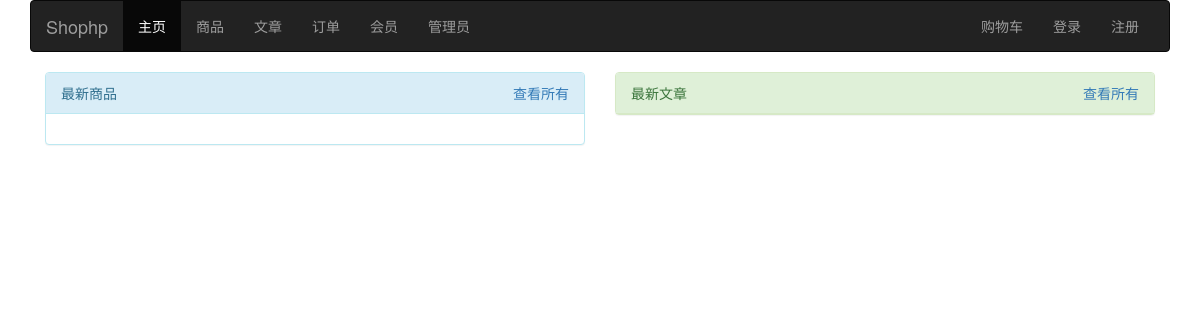
/, run on an earlier commit of the app's database.
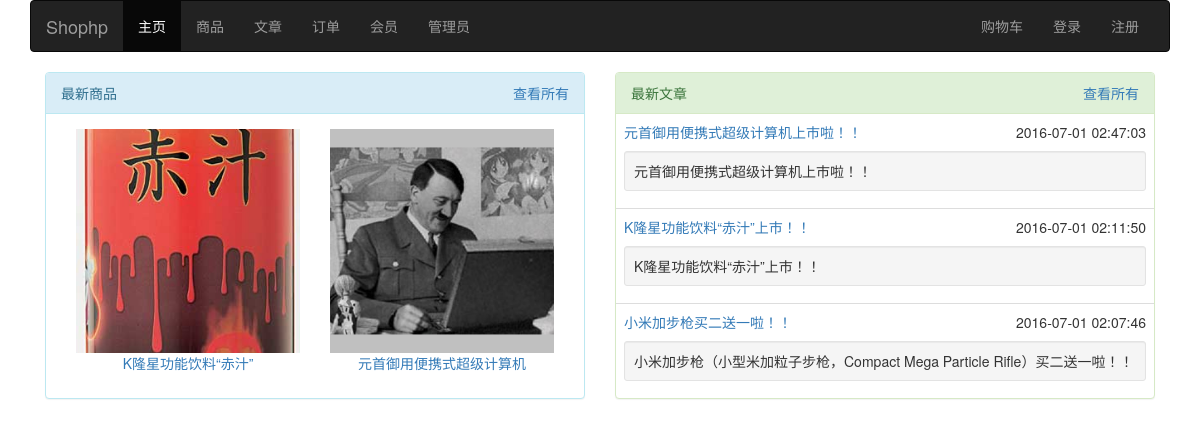
And on a later commit of the database.
### tables this page shows
CREATE TABLE `goods` (
  `id` int(11) NOT NULL COMMENT '商品编号',
  `cid` int(11) NOT NULL COMMENT '类别编号',
  `name` varchar(100) NOT NULL COMMENT '商品名称',
  `spec` varchar(300) NOT NULL COMMENT '规格',
  `img` varchar(300) NOT NULL COMMENT '图片',
  `intro` text NOT NULL COMMENT '介绍',
  `brand` varchar(50) NOT NULL COMMENT '品牌',
  `mprice` float NOT NULL COMMENT '市场价',
  `sprice` float NOT NULL COMMENT '商城价',
  `sales` int(11) NOT NULL COMMENT '销售量',
  `stocks` int(11) NOT NULL COMMENT '库存量',
  `views` int(11) NOT NULL COMMENT '访问量',
  `pubtime` datetime NOT NULL DEFAULT CURRENT_TIMESTAMP COMMENT '发布时间',
  `status` int(11) NOT NULL COMMENT '状态'
);

CREATE TABLE `article` (
  `id` int(11) NOT NULL COMMENT '文章编号',
  `cid` int(11) NOT NULL COMMENT '类别编号',
  `title` varchar(200) NOT NULL COMMENT '文章标题',
  `abstract` text NOT NULL COMMENT '摘要',
  `content` text NOT NULL COMMENT '内容',
  `views` int(11) NOT NULL COMMENT '访问量',
  `pubtime` datetime NOT NULL DEFAULT CURRENT_TIMESTAMP COMMENT '发布时间',
  `status` int(11) NOT NULL COMMENT '状态'
);

### application/controllers/Index.php (called while the page is built, shortened)
<?php
class Index extends CI_Controller
{
    public function __construct()
    {
        $this->load->model('member_model');
        $this->load->model('goods_model');
        $this->load->model('article_model');
    }
    public function index()
    {
        $data['title'] = '主页';
        $data['goods'] = $this->goods_model->get(false, 2);
        $data['article'] = $this->article_model->get(false, 3);
        $this->load->view('index', $data);
    }
}

### index.php (called while the page is built, shortened)
<?php
require_once BASEPATH.'core/CodeIgniter.php';

### application/models/Member_model.php (called while the page is built, shortened)
<?php
class Member_model extends CI_Model
{
    public function vsession()
    {
        $name = array('name' => $this->session->member);
        $row = $this->db->get_where('member', $name)->row_array();
        return 1 != $row['status'] || $row['id'] != $this->session->mid;
    }
}

### application/models/Goods_model.php (called while the page is built, shortened)
<?php
class Goods_model extends CI_Model
{
    public function get($id = false, $limit = false)
    {
        if ($id === false) {
            $this->db->select('a.*,b.name as cname');
            $this->db->join('gcate b', 'a.cid = b.id', 'left');
            $this->db->order_by('pubtime', 'DESC');
            $query = $this->db->get('goods a', $limit);
            return $query->result_array();
        }
        $query = $this->db->get_where('goods', array('id' => $id));
        return $query->row_array();
    }
}

### application/models/Article_model.php (called while the page is built, shortened)
<?php
class Article_model extends CI_Model
{
    public function get($id = false, $limit = false)
    {
        if ($id === false) {
            $this->db->select('a.*,b.name');
            $this->db->join('acate b', 'a.cid = b.id', 'left');
            $this->db->order_by('pubtime', 'DESC');
            $query = $this->db->get('article a', $limit);
            return $query->result_array();
        }
        $query = $this->db->get_where('article', array('id' => $id));
        return $query->row_array();
    }
}

### application/views/index.php (the view, shortened to what this page needs)
<!DOCTYPE html>
<html lang="en">
<head>
    <link href="<?=base_url('css/bootstrap.min.css')?>" rel="stylesheet">
    <link href="<?=base_url('css/shophp.css')?>" rel="stylesheet">
</head>
<body>
    <div class="container">
        <nav class="navbar navbar-inverse">
            <div class="container-fluid">
                <div class="navbar-header">
                    <a class="navbar-brand" href="<?=site_url()?>"><?=$this->config->item('title')?></a>
                </div>
                <div class="collapse navbar-collapse" id="navbar-collapse">
                    <ul class="nav navbar-nav">
                        <li class="active"><a href="<?=site_url()?>">主页<span class="sr-only">(current)</span></a></li>
                        <li><a href="<?=site_url('gcate')?>">商品</a></li>
                        <li><a href="<?=site_url('acate')?>">文章</a></li>
                        <li><a href="<?=site_url('oform')?>">订单</a></li>
                        <li><a href="<?=site_url('member')?>">会员</a></li>
                        <li><a href="<?=site_url('admin/admin')?>">管理员</a></li>
                    </ul>
                    <ul class="nav navbar-nav navbar-right">
                        <li><a href="<?=site_url('cart')?>">购物车</a></li>
						<?php if ($this->member_model->vsession()): ?>
                        <li><a href="<?=site_url('login')?>">登录</a></li>
                        <li><a href="<?=site_url('reg')?>">注册</a></li>
							<?php else: ?>
                        <li><a><?=$this->session->member?></a></li>
                        <li><a href="<?=site_url('logout')?>">退出</a></li>
					<?php endif; ?>
                    </ul>
                </div>
            </div>
        </nav>
		<div class="col-sm-12 col-md-6">
		<div class="panel panel-info">
		  <div class="panel-heading">最新商品<a class="pull-right" href="<?=site_url('gcate')?>">查看所有</a></div>
		  <div class="panel-body">
			  <?php foreach ($goods as $a): ?>
		  		<div class="col-xs-12 col-sm-6 text-center">
					<a href="<?=site_url('goods/index/'.$a['id'])?>">
					<div class="image">
					<img src="<?=base_url($a['img'])?>" class="img-responsive">
					</div>
					<p><?=$a['name']?></p>
					</a>
				</div>
				<?php endforeach; ?>
		</div>
		</div>
		</div>
		<div class="col-sm-12 col-md-6">
		<div class="panel panel-success">
		  <div class="panel-heading">最新文章<a class="pull-right" href="<?=site_url('acate')?>">查看所有</a></div>
  			<table class="table">
			  <?php foreach ($article as $a): ?>
		  		<tr><td><a href="<?=site_url('article/index/'.$a['id'])?>"><?=$a['title']?></a>
					<span class="pull-right"><?=$a['pubtime']?></span>
					<div class="well well-sm"><?=$a['abstract']?></div>
				</td></tr>
				<?php endforeach; ?>
  		  	</table>
		</div>
		</div>
    </div>
</body>
</html>

What changed in the data, as far as the page shows it:
added goods: img (picture), name "K隆星功能饮料“赤汁”"
added goods: img (picture), name "元首御用便携式超级计算机"
added article: title "元首御用便携式超级计算机上市啦！！", pubtime "2016-07-01 02:47:03", abstract "元首御用便携式超级计算机上市啦！！"
added article: title "K隆星功能饮料“赤汁”上市！！", pubtime "2016-07-01 02:11:50", abstract "K隆星功能饮料“赤汁”上市！！"
added article: title "小米加步枪买二送一啦！！", pubtime "2016-07-01 02:07:46", abstract "小米加步枪（小型米加粒子步枪，Compact Mega Particle Rifle）买二送一啦！！"
